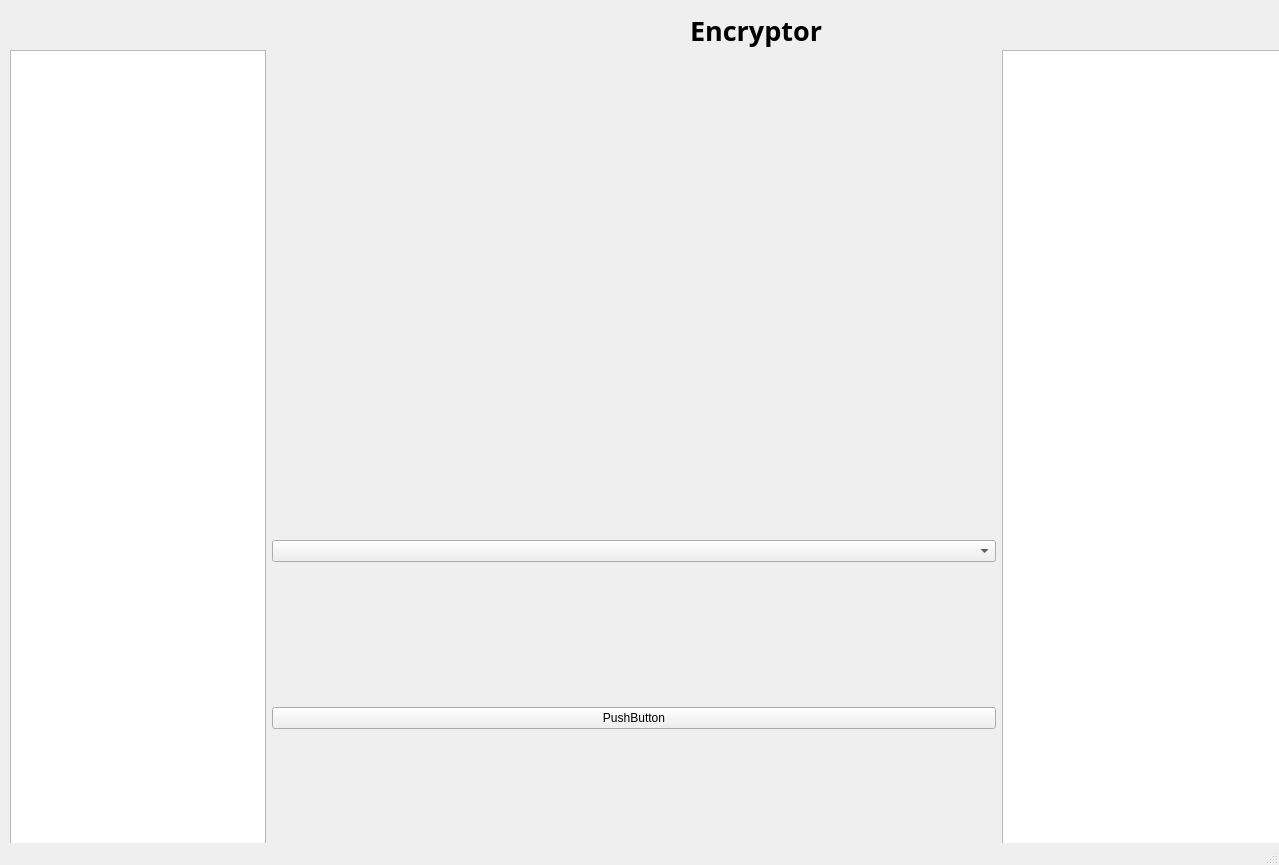
<?xml version="1.0" encoding="UTF-8"?>
<ui version="4.0">
 <class>MainWindow</class>
 <widget class="QMainWindow" name="MainWindow">
  <property name="geometry">
   <rect>
    <x>0</x>
    <y>0</y>
    <width>1279</width>
    <height>865</height>
   </rect>
  </property>
  <property name="sizePolicy">
   <sizepolicy hsizetype="Minimum" vsizetype="Minimum">
    <horstretch>0</horstretch>
    <verstretch>0</verstretch>
   </sizepolicy>
  </property>
  <property name="windowTitle">
   <string>MainWindow</string>
  </property>
  <widget class="QWidget" name="centralwidget">
   <widget class="QLabel" name="title">
    <property name="geometry">
     <rect>
      <x>690</x>
      <y>0</y>
      <width>211</width>
      <height>61</height>
     </rect>
    </property>
    <property name="font">
     <font>
      <family>Arial Black</family>
      <pointsize>20</pointsize>
      <weight>75</weight>
      <bold>true</bold>
     </font>
    </property>
    <property name="text">
     <string>Encryptor</string>
    </property>
   </widget>
   <widget class="QWidget" name="horizontalLayoutWidget">
    <property name="geometry">
     <rect>
      <x>10</x>
      <y>50</y>
      <width>1716</width>
      <height>827</height>
     </rect>
    </property>
    <layout class="QHBoxLayout" name="horizontalLayout">
     <property name="sizeConstraint">
      <enum>QLayout::SetMinimumSize</enum>
     </property>
     <item>
      <widget class="QListWidget" name="lw">
       <property name="sizePolicy">
        <sizepolicy hsizetype="Fixed" vsizetype="Minimum">
         <horstretch>0</horstretch>
         <verstretch>0</verstretch>
        </sizepolicy>
       </property>
      </widget>
     </item>
     <item>
      <layout class="QVBoxLayout" name="VerticalLayout">
       <property name="spacing">
        <number>0</number>
       </property>
       <property name="sizeConstraint">
        <enum>QLayout::SetFixedSize</enum>
       </property>
       <item>
        <widget class="QLabel" name="img">
         <property name="sizePolicy">
          <sizepolicy hsizetype="Maximum" vsizetype="Maximum">
           <horstretch>0</horstretch>
           <verstretch>0</verstretch>
          </sizepolicy>
         </property>
         <property name="maximumSize">
          <size>
           <width>300</width>
           <height>200</height>
          </size>
         </property>
         <property name="text">
          <string/>
         </property>
         <property name="pixmap">
          <pixmap>../../Downloads/프로젝트) PyQT를 활용한 GUI 프로그래밍/password.jpg</pixmap>
         </property>
         <property name="scaledContents">
          <bool>true</bool>
         </property>
         <property name="openExternalLinks">
          <bool>false</bool>
         </property>
        </widget>
       </item>
       <item>
        <widget class="QComboBox" name="cb">
         <property name="sizePolicy">
          <sizepolicy hsizetype="Minimum" vsizetype="Fixed">
           <horstretch>0</horstretch>
           <verstretch>0</verstretch>
          </sizepolicy>
         </property>
        </widget>
       </item>
       <item>
        <widget class="QPushButton" name="pb">
         <property name="sizePolicy">
          <sizepolicy hsizetype="Minimum" vsizetype="Fixed">
           <horstretch>0</horstretch>
           <verstretch>0</verstretch>
          </sizepolicy>
         </property>
         <property name="text">
          <string>PushButton</string>
         </property>
         <property name="autoDefault">
          <bool>false</bool>
         </property>
         <property name="default">
          <bool>false</bool>
         </property>
        </widget>
       </item>
      </layout>
     </item>
     <item>
      <widget class="QListView" name="lv">
       <property name="sizePolicy">
        <sizepolicy hsizetype="Minimum" vsizetype="Minimum">
         <horstretch>0</horstretch>
         <verstretch>0</verstretch>
        </sizepolicy>
       </property>
       <property name="autoFillBackground">
        <bool>false</bool>
       </property>
      </widget>
     </item>
    </layout>
   </widget>
  </widget>
  <widget class="QMenuBar" name="menubar">
   <property name="geometry">
    <rect>
     <x>0</x>
     <y>0</y>
     <width>1279</width>
     <height>26</height>
    </rect>
   </property>
   <property name="sizePolicy">
    <sizepolicy hsizetype="Minimum" vsizetype="Minimum">
     <horstretch>0</horstretch>
     <verstretch>0</verstretch>
    </sizepolicy>
   </property>
  </widget>
  <widget class="QStatusBar" name="statusbar"/>
 </widget>
 <resources/>
 <connections/>
</ui>
